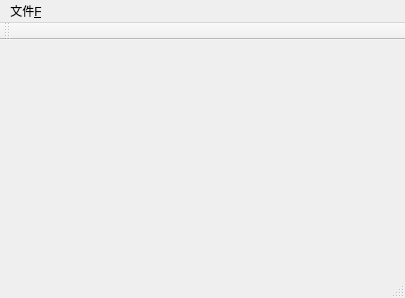
<?xml version="1.0" encoding="UTF-8"?>
<ui version="4.0">
 <class>MainWindow</class>
 <widget class="QMainWindow" name="MainWindow">
  <property name="geometry">
   <rect>
    <x>0</x>
    <y>0</y>
    <width>405</width>
    <height>298</height>
   </rect>
  </property>
  <property name="windowTitle">
   <string>MainWindow</string>
  </property>
  <widget class="QWidget" name="centralWidget"/>
  <widget class="QMenuBar" name="menuBar">
   <property name="geometry">
    <rect>
     <x>0</x>
     <y>0</y>
     <width>405</width>
     <height>26</height>
    </rect>
   </property>
   <widget class="QMenu" name="menu_F">
    <property name="title">
     <string>文件&amp;F</string>
    </property>
    <addaction name="separator"/>
    <addaction name="action_N"/>
    <addaction name="action_O"/>
   </widget>
   <addaction name="menu_F"/>
  </widget>
  <widget class="QToolBar" name="mainToolBar">
   <attribute name="toolBarArea">
    <enum>TopToolBarArea</enum>
   </attribute>
   <attribute name="toolBarBreak">
    <bool>false</bool>
   </attribute>
  </widget>
  <widget class="QStatusBar" name="statusBar"/>
  <action name="action_N">
   <property name="text">
    <string>新建&amp;N</string>
   </property>
  </action>
  <action name="action_O">
   <property name="text">
    <string>打开&amp;O</string>
   </property>
  </action>
 </widget>
 <layoutdefault spacing="6" margin="11"/>
 <resources/>
 <connections/>
</ui>
